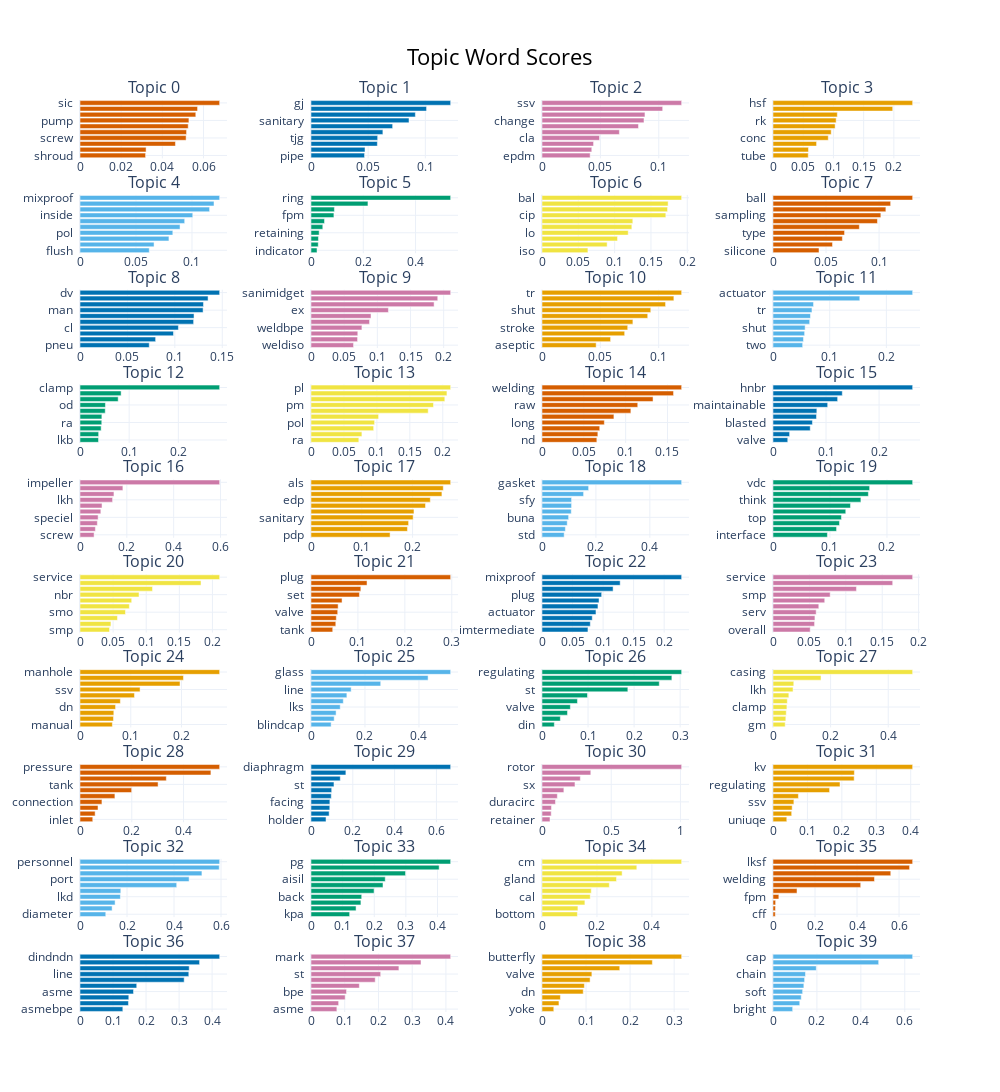

Notebook code for this chart:
### Code cell
fig = model.visualize_barchart(top_n_topics = 41, n_words = 10)
plt.tight_layout()
fig.show()

### Figure 1 — Plotly figure (JSON) as saved in the notebook; plotly's stock layout.template omitted (floating-point values rounded to 4 significant figures)
{"data": [{"marker": {"color": "#D55E00"}, "orientation": "h", "type": "bar", "x": [0.03185, 0.0321, 0.04636, 0.05155, 0.05176, 0.05256, 0.05291, 0.05624, 0.0571, 0.06783], "xaxis": "x", "y": ["shroud  ", "sms  ", "legs  ", "screw  ", "lkh  ", "seal  ", "pump  ", "hz  ", "kw  ", "sic  "], "yaxis": "y"}, {"marker": {"color": "#0072B2"}, "orientation": "h", "type": "bar", "x": [0.04683, 0.04723, 0.05805, 0.05832, 0.06288, 0.07141, 0.08573, 0.09128, 0.1011, 0.1222], "xaxis": "x2", "y": ["pipe  ", "tz  ", "npt  ", "tjg  ", "gear  ", "shaft  ", "sanitary  ", "bearing  ", "item  ", "gj  "], "yaxis": "y2"}, {"marker": {"color": "#CC79A7"}, "orientation": "h", "type": "bar", "x": [0.04124, 0.04264, 0.04416, 0.04925, 0.06627, 0.08264, 0.08736, 0.08818, 0.1034, 0.1196], "xaxis": "x3", "y": ["epdm  ", "shut  ", "tri  ", "cla  ", "blasted  ", "maintainable  ", "change  ", "nc  ", "inch  ", "ssv  "], "yaxis": "y3"}, {"marker": {"color": "#E69F00"}, "orientation": "h", "type": "bar", "x": [0.05835, 0.05871, 0.07211, 0.09145, 0.0963, 0.1028, 0.1045, 0.1064, 0.1981, 0.2311], "xaxis": "x4", "y": ["tube  ", "reducer  ", "rtk  ", "conc  ", "dn  ", "din  ", "rk  ", "tee  ", "red  ", "hsf  "], "yaxis": "y4"}, {"marker": {"color": "#56B4E9"}, "orientation": "h", "type": "bar", "x": [0.06185, 0.06612, 0.07941, 0.08289, 0.08933, 0.09348, 0.1007, 0.1157, 0.1197, 0.1247], "xaxis": "x5", "y": ["flush  ", "iso  ", "weld  ", "pol  ", "balanced  ", "cp  ", "inside  ", "welded  ", "ends  ", "mixproof  "], "yaxis": "y5"}, {"marker": {"color": "#009E73"}, "orientation": "h", "type": "bar", "x": [0.02305, 0.02772, 0.02848, 0.03125, 0.0451, 0.05165, 0.08765, 0.08949, 0.2179, 0.5342], "xaxis": "x6", "y": ["indicator  ", "fda  ", "chem  ", "retaining  ", "joint  ", "epdm  ", "fpm  ", "fep  ", "nbr  ", "ring  "], "yaxis": "y6"}, {"marker": {"color": "#F0E442"}, "orientation": "h", "type": "bar", "x": [0.06323, 0.08968, 0.104, 0.1187, 0.1237, 0.125, 0.1705, 0.1729, 0.1736, 0.1923], "xaxis": "x7", "y": ["iso  ", "polished  ", "basic  ", "lo  ", "seat  ", "lower  ", "cip  ", "clean  ", "none  ", "bal  "], "yaxis": "y7"}, {"marker": {"color": "#D55E00"}, "orientation": "h", "type": "bar", "x": [0.04337, 0.0561, 0.0654, 0.06747, 0.08142, 0.09851, 0.1017, 0.1064, 0.1109, 0.1317], "xaxis": "x8", "y": ["silicone  ", "nctt  ", "size  ", "type  ", "valve  ", "membrane  ", "sampling  ", "sample  ", "sbv  ", "ball  "], "yaxis": "y8"}, {"marker": {"color": "#0072B2"}, "orientation": "h", "type": "bar", "x": [0.07301, 0.07974, 0.09858, 0.1038, 0.1198, 0.1202, 0.1298, 0.1302, 0.135, 0.1472], "xaxis": "x9", "y": ["pneu  ", "bpe  ", "asme  ", "cl  ", "qdoc  ", "sf  ", "man  ", "st  ", "fgd  ", "dv  "], "yaxis": "y9"}, {"marker": {"color": "#CC79A7"}, "orientation": "h", "type": "bar", "x": [0.06414, 0.07019, 0.07053, 0.07675, 0.08824, 0.09044, 0.1167, 0.1856, 0.1911, 0.2105], "xaxis": "x10", "y": ["weldiso  ", "bpe  ", "clipon  ", "weldbpe  ", "qdoc  ", "clip  ", "ex  ", "sanimicro  ", "sanimagnum  ", "sanimidget  "], "yaxis": "y10"}, {"marker": {"color": "#E69F00"}, "orientation": "h", "type": "bar", "x": [0.04642, 0.0588, 0.07086, 0.07348, 0.07791, 0.09062, 0.09324, 0.1059, 0.113, 0.1197], "xaxis": "x11", "y": ["aseptic  ", "kit  ", "service  ", "stroke  ", "long  ", "change  ", "shut  ", "ssv  ", "plug  ", "tr  "], "yaxis": "y11"}, {"marker": {"color": "#56B4E9"}, "orientation": "h", "type": "bar", "x": [0.05233, 0.05373, 0.05578, 0.05668, 0.06468, 0.06612, 0.06874, 0.07149, 0.1531, 0.2464], "xaxis": "x12", "y": ["two  ", "positioner  ", "ssv  ", "shut  ", "nc  ", "step  ", "tr  ", "maintainable  ", "ch  ", "actuator  "], "yaxis": "y12"}, {"marker": {"color": "#009E73"}, "orientation": "h", "type": "bar", "x": [0.03768, 0.03794, 0.04301, 0.04428, 0.04449, 0.05135, 0.05173, 0.07763, 0.08362, 0.2841], "xaxis": "x13", "y": ["lkb  ", "ferrule  ", "lam  ", "ra  ", "lkc  ", "clamps  ", "od  ", "ultrapure  ", "id  ", "clamp  "], "yaxis": "y13"}, {"marker": {"color": "#F0E442"}, "orientation": "h", "type": "bar", "x": [0.07258, 0.07727, 0.0951, 0.0965, 0.1026, 0.1779, 0.186, 0.2031, 0.2063, 0.212], "xaxis": "x14", "y": ["ra  ", "tc  ", "wxw  ", "pol  ", "eccred  ", "raep  ", "pm  ", "sf  ", "bpe  ", "pl  "], "yaxis": "y14"}, {"marker": {"color": "#D55E00"}, "orientation": "h", "type": "bar", "x": [0.06557, 0.06676, 0.069, 0.07454, 0.08596, 0.1062, 0.1145, 0.1327, 0.1573, 0.167], "xaxis": "x15", "y": ["nd  ", "compl  ", "bright  ", "long  ", "union  ", "nw  ", "raw  ", "bend  ", "mat  ", "welding  "], "yaxis": "y15"}, {"marker": {"color": "#0072B2"}, "orientation": "h", "type": "bar", "x": [0.02783, 0.03131, 0.07018, 0.07437, 0.08197, 0.08267, 0.1031, 0.1219, 0.1307, 0.2633], "xaxis": "x16", "y": ["valve  ", "weld  ", "change  ", "blasted  ", "shut  ", "nc  ", "maintainable  ", "inch  ", "ssv  ", "hnbr  "], "yaxis": "y16"}, {"marker": {"color": "#CC79A7"}, "orientation": "h", "type": "bar", "x": [0.06012, 0.0657, 0.07406, 0.07744, 0.08896, 0.09407, 0.1391, 0.145, 0.1831, 0.5964], "xaxis": "x17", "y": ["screw  ", "lkhp  ", "lkhup  ", "speciel  ", "heat  ", "trace  ", "lkh  ", "evap  ", "special  ", "impeller  "], "yaxis": "y17"}, {"marker": {"color": "#E69F00"}, "orientation": "h", "type": "bar", "x": [0.1557, 0.1899, 0.1921, 0.2011, 0.2027, 0.2254, 0.2349, 0.2577, 0.2604, 0.2749], "xaxis": "x18", "y": ["pdp  ", "alt  ", "gp  ", "sanitary  ", "gc  ", "altb  ", "edp  ", "lf  ", "agitator  ", "als  "], "yaxis": "y18"}, {"marker": {"color": "#56B4E9"}, "orientation": "h", "type": "bar", "x": [0.08219, 0.08671, 0.09354, 0.09873, 0.1085, 0.1096, 0.1097, 0.1542, 0.1728, 0.5179], "xaxis": "x19", "y": ["std  ", "gskt  ", "viton  ", "buna  ", "mpf  ", "mp  ", "sfy  ", "flanged  ", "tc  ", "gasket  "], "yaxis": "y19"}, {"marker": {"color": "#009E73"}, "orientation": "h", "type": "bar", "x": [0.09548, 0.1115, 0.1166, 0.1201, 0.1277, 0.136, 0.1542, 0.1673, 0.1695, 0.245], "xaxis": "x20", "y": ["interface  ", "npn  ", "cable  ", "top  ", "sensor  ", "thinktop  ", "think  ", "digital  ", "pnp  ", "vdc  "], "yaxis": "y20"}, {"marker": {"color": "#F0E442"}, "orientation": "h", "type": "bar", "x": [0.0446, 0.04671, 0.05657, 0.06869, 0.07454, 0.07806, 0.08911, 0.1095, 0.1828, 0.2109], "xaxis": "x21", "y": ["smp  ", "ffkm  ", "lkc  ", "smo  ", "src  ", "fpm  ", "nbr  ", "nw  ", "kit  ", "service  "], "yaxis": "y21"}, {"marker": {"color": "#D55E00"}, "orientation": "h", "type": "bar", "x": [0.0463, 0.05282, 0.05397, 0.05693, 0.05782, 0.06618, 0.1032, 0.1062, 0.1194, 0.2976], "xaxis": "x22", "y": ["tank  ", "stub  ", "flange  ", "valve  ", "sc  ", "bc  ", "set  ", "nw  ", "smp  ", "plug  "], "yaxis": "y22"}, {"marker": {"color": "#0072B2"}, "orientation": "h", "type": "bar", "x": [0.07525, 0.07907, 0.08227, 0.08837, 0.09162, 0.09335, 0.09767, 0.1164, 0.128, 0.2286], "xaxis": "x23", "y": ["imtermediate  ", "without  ", "set  ", "actuator  ", "upper  ", "intermediate  ", "plug  ", "body  ", "piece  ", "mixproof  "], "yaxis": "y23"}, {"marker": {"color": "#CC79A7"}, "orientation": "h", "type": "bar", "x": [0.05111, 0.05709, 0.05759, 0.05928, 0.06289, 0.07103, 0.07851, 0.1146, 0.1644, 0.1918], "xaxis": "x24", "y": ["overall  ", "lkc  ", "arc  ", "serv  ", "epdm  ", "src  ", "smp  ", "nw  ", "kit  ", "service  "], "yaxis": "y24"}, {"marker": {"color": "#E69F00"}, "orientation": "h", "type": "bar", "x": [0.06377, 0.06591, 0.06665, 0.07009, 0.07953, 0.1073, 0.1184, 0.1971, 0.2038, 0.2752], "xaxis": "x25", "y": ["manual  ", "blasted  ", "customized  ", "dn  ", "aseptic  ", "lkd  ", "ssv  ", "shut  ", "lkdc  ", "manhole  "], "yaxis": "y25"}, {"marker": {"color": "#56B4E9"}, "orientation": "h", "type": "bar", "x": [0.0746, 0.08589, 0.09297, 0.1083, 0.1197, 0.1329, 0.1488, 0.2583, 0.4339, 0.5175], "xaxis": "x26", "y": ["blindcap  ", "fittings  ", "lkgg  ", "lks  ", "minivision  ", "flexbody  ", "line  ", "sightglass  ", "sight  ", "glass  "], "yaxis": "y26"}, {"marker": {"color": "#009E73"}, "orientation": "h", "type": "bar", "x": [0.02676, 0.0398, 0.05532, 0.0616, 0.07695, 0.09883, 0.1864, 0.2547, 0.282, 0.3032], "xaxis": "x27", "y": ["din  ", "epdm  ", "blasted  ", "valve  ", "nc  ", "weld  ", "st  ", "kv  ", "rv  ", "regulating  "], "yaxis": "y27"}, {"marker": {"color": "#F0E442"}, "orientation": "h", "type": "bar", "x": [0.04228, 0.04452, 0.04601, 0.04831, 0.04961, 0.055, 0.06963, 0.0721, 0.1667, 0.4848], "xaxis": "x28", "y": ["gm  ", "solidc  ", "tri  ", "clamp  ", "cover  ", "yeast  ", "lkh  ", "mr  ", "pump  ", "casing  "], "yaxis": "y28"}, {"marker": {"color": "#D55E00"}, "orientation": "h", "type": "bar", "x": [0.04929, 0.05849, 0.06955, 0.08474, 0.1348, 0.1995, 0.3016, 0.3334, 0.5056, 0.5394], "xaxis": "x29", "y": ["inlet  ", "saleable  ", "psi  ", "connection  ", "clock  ", "gauge  ", "tank  ", "bar  ", "regulator  ", "pressure  "], "yaxis": "y29"}, {"marker": {"color": "#0072B2"}, "orientation": "h", "type": "bar", "x": [0.0719, 0.08671, 0.08987, 0.09028, 0.09697, 0.09895, 0.1099, 0.1401, 0.1668, 0.668], "xaxis": "x30", "y": ["holder  ", "thread  ", "button  ", "facing  ", "ptfe  ", "tfm  ", "st  ", "dv  ", "bayonet  ", "diaphragm  "], "yaxis": "y30"}, {"marker": {"color": "#CC79A7"}, "orientation": "h", "type": "bar", "x": [0.05776, 0.06644, 0.06836, 0.09737, 0.1107, 0.1579, 0.2382, 0.2768, 0.3525, 1.009], "xaxis": "x31", "y": ["retainer  ", "retention  ", "rubber  ", "duracirc  ", "ng  ", "cover  ", "sx  ", "rotorcase  ", "sr  ", "rotor  "], "yaxis": "y31"}, {"marker": {"color": "#E69F00"}, "orientation": "h", "type": "bar", "x": [0.04006, 0.05424, 0.05568, 0.06067, 0.07376, 0.1643, 0.1946, 0.2357, 0.2363, 0.4056], "xaxis": "x32", "y": ["uniuqe  ", "hnbr  ", "samson  ", "ssv  ", "valve  ", "spc  ", "regulating  ", "plug  ", "rv  ", "kv  "], "yaxis": "y32"}, {"marker": {"color": "#56B4E9"}, "orientation": "h", "type": "bar", "x": [0.1096, 0.1366, 0.1493, 0.1719, 0.1735, 0.4114, 0.4641, 0.5187, 0.5923, 0.5942], "xaxis": "x33", "y": ["diameter  ", "xio  ", "similar  ", "lkd  ", "handle  ", "lkdc  ", "port  ", "inspection  ", "access  ", "personnel  "], "yaxis": "y33"}, {"marker": {"color": "#009E73"}, "orientation": "h", "type": "bar", "x": [0.1222, 0.1425, 0.1578, 0.1603, 0.1994, 0.2277, 0.2348, 0.299, 0.4053, 0.4416], "xaxis": "x34", "y": ["kpa  ", "cal  ", "bottom  ", "back  ", "clamp  ", "dial  ", "aisil  ", "psi  ", "bar  ", "pg  "], "yaxis": "y34"}, {"marker": {"color": "#F0E442"}, "orientation": "h", "type": "bar", "x": [0.1288, 0.1307, 0.1561, 0.1756, 0.1794, 0.245, 0.2713, 0.2917, 0.3451, 0.5083], "xaxis": "x35", "y": ["bottom  ", "tip  ", "fs  ", "cal  ", "pt  ", "clamp  ", "gland  ", "dial  ", "tg  ", "cm  "], "yaxis": "y35"}, {"marker": {"color": "#D55E00"}, "orientation": "h", "type": "bar", "x": [0.01087, 0.01165, 0.01245, 0.02781, 0.1143, 0.4175, 0.4831, 0.5605, 0.6501, 0.6647], "xaxis": "x36", "y": ["cff  ", "nbr  ", "flushable  ", "fpm  ", "cl  ", "bl  ", "welding  ", "strainer  ", "slot  ", "lksf  "], "yaxis": "y36"}, {"marker": {"color": "#0072B2"}, "orientation": "h", "type": "bar", "x": [0.1297, 0.1467, 0.1477, 0.162, 0.1718, 0.3154, 0.3295, 0.3307, 0.362, 0.4228], "xaxis": "x37", "y": ["asmebpe  ", "bpe  ", "part  ", "asme  ", "mp  ", "ped  ", "line  ", "iy  ", "pharma  ", "dindndn  "], "yaxis": "y37"}, {"marker": {"color": "#CC79A7"}, "orientation": "h", "type": "bar", "x": [0.07671, 0.08195, 0.1013, 0.1053, 0.1433, 0.1903, 0.2066, 0.2606, 0.3261, 0.414], "xaxis": "x38", "y": ["asme  ", "cl  ", "fgd  ", "bpe  ", "fdg  ", "forged  ", "st  ", "dv  ", "body  ", "mark  "], "yaxis": "y38"}, {"marker": {"color": "#E69F00"}, "orientation": "h", "type": "bar", "x": [0.02677, 0.03847, 0.04178, 0.09361, 0.09624, 0.1092, 0.1133, 0.1765, 0.2505, 0.317], "xaxis": "x39", "y": ["yoke  ", "butterflyvalve  ", "cbfv  ", "dn  ", "nl  ", "cl  ", "valve  ", "hnbr  ", "lkb  ", "butterfly  "], "yaxis": "y39"}, {"marker": {"color": "#56B4E9"}, "orientation": "h", "type": "bar", "x": [0.08956, 0.1217, 0.1286, 0.1349, 0.1405, 0.1438, 0.148, 0.1971, 0.4811, 0.6358], "xaxis": "x40", "y": ["bright  ", "logo  ", "blue  ", "soft  ", "vinyl  ", "plastic  ", "chain  ", "amp  ", "end  ", "cap  "], "yaxis": "y40"}], "layout": {"annotations": [{"font": {"size": 16}, "showarrow": false, "text": "Topic 0", "x": 0.0875, "xanchor": "center", "xref": "paper", "y": 1, "yanchor": "bottom", "yref": "paper"}, {"font": {"size": 16}, "showarrow": false, "text": "Topic 1", "x": 0.3625, "xanchor": "center", "xref": "paper", "y": 1, "yanchor": "bottom", "yref": "paper"}, {"font": {"size": 16}, "showarrow": false, "text": "Topic 2", "x": 0.6375, "xanchor": "center", "xref": "paper", "y": 1, "yanchor": "bottom", "yref": "paper"}, {"font": {"size": 16}, "showarrow": false, "text": "Topic 3", "x": 0.9125, "xanchor": "center", "xref": "paper", "y": 1, "yanchor": "bottom", "yref": "paper"}, {"font": {"size": 16}, "showarrow": false, "text": "Topic 4", "x": 0.0875, "xanchor": "center", "xref": "paper", "y": 0.896, "yanchor": "bottom", "yref": "paper"}, {"font": {"size": 16}, "showarrow": false, "text": "Topic 5", "x": 0.3625, "xanchor": "center", "xref": "paper", "y": 0.896, "yanchor": "bottom", "yref": "paper"}, {"font": {"size": 16}, "showarrow": false, "text": "Topic 6", "x": 0.6375, "xanchor": "center", "xref": "paper", "y": 0.896, "yanchor": "bottom", "yref": "paper"}, {"font": {"size": 16}, "showarrow": false, "text": "Topic 7", "x": 0.9125, "xanchor": "center", "xref": "paper", "y": 0.896, "yanchor": "bottom", "yref": "paper"}, {"font": {"size": 16}, "showarrow": false, "text": "Topic 8", "x": 0.0875, "xanchor": "center", "xref": "paper", "y": 0.792, "yanchor": "bottom", "yref": "paper"}, {"font": {"size": 16}, "showarrow": false, "text": "Topic 9", "x": 0.3625, "xanchor": "center", "xref": "paper", "y": 0.792, "yanchor": "bottom", "yref": "paper"}, {"font": {"size": 16}, "showarrow": false, "text": "Topic 10", "x": 0.6375, "xanchor": "center", "xref": "paper", "y": 0.792, "yanchor": "bottom", "yref": "paper"}, {"font": {"size": 16}, "showarrow": false, "text": "Topic 11", "x": 0.9125, "xanchor": "center", "xref": "paper", "y": 0.792, "yanchor": "bottom", "yref": "paper"}, {"font": {"size": 16}, "showarrow": false, "text": "Topic 12", "x": 0.0875, "xanchor": "center", "xref": "paper", "y": 0.688, "yanchor": "bottom", "yref": "paper"}, {"font": {"size": 16}, "showarrow": false, "text": "Topic 13", "x": 0.3625, "xanchor": "center", "xref": "paper", "y": 0.688, "yanchor": "bottom", "yref": "paper"}, {"font": {"size": 16}, "showarrow": false, "text": "Topic 14", "x": 0.6375, "xanchor": "center", "xref": "paper", "y": 0.688, "yanchor": "bottom", "yref": "paper"}, {"font": {"size": 16}, "showarrow": false, "text": "Topic 15", "x": 0.9125, "xanchor": "center", "xref": "paper", "y": 0.688, "yanchor": "bottom", "yref": "paper"}, {"font": {"size": 16}, "showarrow": false, "text": "Topic 16", "x": 0.0875, "xanchor": "center", "xref": "paper", "y": 0.584, "yanchor": "bottom", "yref": "paper"}, {"font": {"size": 16}, "showarrow": false, "text": "Topic 17", "x": 0.3625, "xanchor": "center", "xref": "paper", "y": 0.584, "yanchor": "bottom", "yref": "paper"}, {"font": {"size": 16}, "showarrow": false, "text": "Topic 18", "x": 0.6375, "xanchor": "center", "xref": "paper", "y": 0.584, "yanchor": "bottom", "yref": "paper"}, {"font": {"size": 16}, "showarrow": false, "text": "Topic 19", "x": 0.9125, "xanchor": "center", "xref": "paper", "y": 0.584, "yanchor": "bottom", "yref": "paper"}, {"font": {"size": 16}, "showarrow": false, "text": "Topic 20", "x": 0.0875, "xanchor": "center", "xref": "paper", "y": 0.48, "yanchor": "bottom", "yref": "paper"}, {"font": {"size": 16}, "showarrow": false, "text": "Topic 21", "x": 0.3625, "xanchor": "center", "xref": "paper", "y": 0.48, "yanchor": "bottom", "yref": "paper"}, {"font": {"size": 16}, "showarrow": false, "text": "Topic 22", "x": 0.6375, "xanchor": "center", "xref": "paper", "y": 0.48, "yanchor": "bottom", "yref": "paper"}, {"font": {"size": 16}, "showarrow": false, "text": "Topic 23", "x": 0.9125, "xanchor": "center", "xref": "paper", "y": 0.48, "yanchor": "bottom", "yref": "paper"}, {"font": {"size": 16}, "showarrow": false, "text": "Topic 24", "x": 0.0875, "xanchor": "center", "xref": "paper", "y": 0.376, "yanchor": "bottom", "yref": "paper"}, {"font": {"size": 16}, "showarrow": false, "text": "Topic 25", "x": 0.3625, "xanchor": "center", "xref": "paper", "y": 0.376, "yanchor": "bottom", "yref": "paper"}, {"font": {"size": 16}, "showarrow": false, "text": "Topic 26", "x": 0.6375, "xanchor": "center", "xref": "paper", "y": 0.376, "yanchor": "bottom", "yref": "paper"}, {"font": {"size": 16}, "showarrow": false, "text": "Topic 27", "x": 0.9125, "xanchor": "center", "xref": "paper", "y": 0.376, "yanchor": "bottom", "yref": "paper"}, {"font": {"size": 16}, "showarrow": false, "text": "Topic 28", "x": 0.0875, "xanchor": "center", "xref": "paper", "y": 0.272, "yanchor": "bottom", "yref": "paper"}, {"font": {"size": 16}, "showarrow": false, "text": "Topic 29", "x": 0.3625, "xanchor": "center", "xref": "paper", "y": 0.272, "yanchor": "bottom", "yref": "paper"}, {"font": {"size": 16}, "showarrow": false, "text": "Topic 30", "x": 0.6375, "xanchor": "center", "xref": "paper", "y": 0.272, "yanchor": "bottom", "yref": "paper"}, {"font": {"size": 16}, "showarrow": false, "text": "Topic 31", "x": 0.9125, "xanchor": "center", "xref": "paper", "y": 0.272, "yanchor": "bottom", "yref": "paper"}, {"font": {"size": 16}, "showarrow": false, "text": "Topic 32", "x": 0.0875, "xanchor": "center", "xref": "paper", "y": 0.168, "yanchor": "bottom", "yref": "paper"}, {"font": {"size": 16}, "showarrow": false, "text": "Topic 33", "x": 0.3625, "xanchor": "center", "xref": "paper", "y": 0.168, "yanchor": "bottom", "yref": "paper"}, {"font": {"size": 16}, "showarrow": false, "text": "Topic 34", "x": 0.6375, "xanchor": "center", "xref": "paper", "y": 0.168, "yanchor": "bottom", "yref": "paper"}, {"font": {"size": 16}, "showarrow": false, "text": "Topic 35", "x": 0.9125, "xanchor": "center", "xref": "paper", "y": 0.168, "yanchor": "bottom", "yref": "paper"}, {"font": {"size": 16}, "showarrow": false, "text": "Topic 36", "x": 0.0875, "xanchor": "center", "xref": "paper", "y": 0.064, "yanchor": "bottom", "yref": "paper"}, {"font": {"size": 16}, "showarrow": false, "text": "Topic 37", "x": 0.3625, "xanchor": "center", "xref": "paper", "y": 0.064, "yanchor": "bottom", "yref": "paper"}, {"font": {"size": 16}, "showarrow": false, "text": "Topic 38", "x": 0.6375, "xanchor": "center", "xref": "paper", "y": 0.064, "yanchor": "bottom", "yref": "paper"}, {"font": {"size": 16}, "showarrow": false, "text": "Topic 39", "x": 0.9125, "xanchor": "center", "xref": "paper", "y": 0.064, "yanchor": "bottom", "yref": "paper"}], "height": 2500, "hoverlabel": {"bgcolor": "white", "font": {"family": "Rockwell", "size": 16}}, "showlegend": false, "title": {"font": {"color": "Black", "size": 22}, "text": "Topic Word Scores", "x": 0.5, "xanchor": "center", "yanchor": "top"}, "width": 1000, "xaxis": {"anchor": "y", "domain": [0, 0.175], "showgrid": true}, "xaxis10": {"anchor": "y10", "domain": [0.275, 0.45], "showgrid": true}, "xaxis11": {"anchor": "y11", "domain": [0.55, 0.725], "showgrid": true}, "xaxis12": {"anchor": "y12", "domain": [0.825, 1], "showgrid": true}, "xaxis13": {"anchor": "y13", "domain": [0, 0.175], "showgrid": true}, "xaxis14": {"anchor": "y14", "domain": [0.275, 0.45], "showgrid": true}, "xaxis15": {"anchor": "y15", "domain": [0.55, 0.725], "showgrid": true}, "xaxis16": {"anchor": "y16", "domain": [0.825, 1], "showgrid": true}, "xaxis17": {"anchor": "y17", "domain": [0, 0.175], "showgrid": true}, "xaxis18": {"anchor": "y18", "domain": [0.275, 0.45], "showgrid": true}, "xaxis19": {"anchor": "y19", "domain": [0.55, 0.725], "showgrid": true}, "xaxis2": {"anchor": "y2", "domain": [0.275, 0.45], "showgrid": true}, "xaxis20": {"anchor": "y20", "domain": [0.825, 1], "showgrid": true}, "xaxis21": {"anchor": "y21", "domain": [0, 0.175], "showgrid": true}, "xaxis22": {"anchor": "y22", "domain": [0.275, 0.45], "showgrid": true}, "xaxis23": {"anchor": "y23", "domain": [0.55, 0.725], "showgrid": true}, "xaxis24": {"anchor": "y24", "domain": [0.825, 1], "showgrid": true}, "xaxis25": {"anchor": "y25", "domain": [0, 0.175], "showgrid": true}, "xaxis26": {"anchor": "y26", "domain": [0.275, 0.45], "showgrid": true}, "xaxis27": {"anchor": "y27", "domain": [0.55, 0.725], "showgrid": true}, "xaxis28": {"anchor": "y28", "domain": [0.825, 1], "showgrid": true}, "xaxis29": {"anchor": "y29", "domain": [0, 0.175], "showgrid": true}, "xaxis3": {"anchor": "y3", "domain": [0.55, 0.725], "showgrid": true}, "xaxis30": {"anchor": "y30", "domain": [0.275, 0.45], "showgrid": true}, "xaxis31": {"anchor": "y31", "domain": [0.55, 0.725], "showgrid": true}, "xaxis32": {"anchor": "y32", "domain": [0.825, 1], "showgrid": true}, "xaxis33": {"anchor": "y33", "domain": [0, 0.175], "showgrid": true}, "xaxis34": {"anchor": "y34", "domain": [0.275, 0.45], "showgrid": true}, "xaxis35": {"anchor": "y35", "domain": [0.55, 0.725], "showgrid": true}, "xaxis36": {"anchor": "y36", "domain": [0.825, 1], "showgrid": true}, "xaxis37": {"anchor": "y37", "domain": [0, 0.175], "showgrid": true}, "xaxis38": {"anchor": "y38", "domain": [0.275, 0.45], "showgrid": true}, "xaxis39": {"anchor": "y39", "domain": [0.55, 0.725], "showgrid": true}, "xaxis4": {"anchor": "y4", "domain": [0.825, 1], "showgrid": true}, "xaxis40": {"anchor": "y40", "domain": [0.825, 1], "showgrid": true}, "xaxis5": {"anchor": "y5", "domain": [0, 0.175], "showgrid": true}, "xaxis6": {"anchor": "y6", "domain": [0.275, 0.45], "showgrid": true}, "xaxis7": {"anchor": "y7", "domain": [0.55, 0.725], "showgrid": true}, "xaxis8": {"anchor": "y8", "domain": [0.825, 1], "showgrid": true}, "xaxis9": {"anchor": "y9", "domain": [0, 0.175], "showgrid": true}, "yaxis": {"anchor": "x", "domain": [0.936, 1], "showgrid": true}, "yaxis10": {"anchor": "x10", "domain": [0.728, 0.792], "showgrid": true}, "yaxis11": {"anchor": "x11", "domain": [0.728, 0.792], "showgrid": true}, "yaxis12": {"anchor": "x12", "domain": [0.728, 0.792], "showgrid": true}, "yaxis13": {"anchor": "x13", "domain": [0.624, 0.688], "showgrid": true}, "yaxis14": {"anchor": "x14", "domain": [0.624, 0.688], "showgrid": true}, "yaxis15": {"anchor": "x15", "domain": [0.624, 0.688], "showgrid": true}, "yaxis16": {"anchor": "x16", "domain": [0.624, 0.688], "showgrid": true}, "yaxis17": {"anchor": "x17", "domain": [0.52, 0.584], "showgrid": true}, "yaxis18": {"anchor": "x18", "domain": [0.52, 0.584], "showgrid": true}, "yaxis19": {"anchor": "x19", "domain": [0.52, 0.584], "showgrid": true}, "yaxis2": {"anchor": "x2", "domain": [0.936, 1], "showgrid": true}, "yaxis20": {"anchor": "x20", "domain": [0.52, 0.584], "showgrid": true}, "yaxis21": {"anchor": "x21", "domain": [0.416, 0.48], "showgrid": true}, "yaxis22": {"anchor": "x22", "domain": [0.416, 0.48], "showgrid": true}, "yaxis23": {"anchor": "x23", "domain": [0.416, 0.48], "showgrid": true}, "yaxis24": {"anchor": "x24", "domain": [0.416, 0.48], "showgrid": true}, "yaxis25": {"anchor": "x25", "domain": [0.312, 0.376], "showgrid": true}, "yaxis26": {"anchor": "x26", "domain": [0.312, 0.376], "showgrid": true}, "yaxis27": {"anchor": "x27", "domain": [0.312, 0.376], "showgrid": true}, "yaxis28": {"anchor": "x28", "domain": [0.312, 0.376], "showgrid": true}, "yaxis29": {"anchor": "x29", "domain": [0.208, 0.272], "showgrid": true}, "yaxis3": {"anchor": "x3", "domain": [0.936, 1], "showgrid": true}, "yaxis30": {"anchor": "x30", "domain": [0.208, 0.272], "showgrid": true}, "yaxis31": {"anchor": "x31", "domain": [0.208, 0.272], "showgrid": true}, "yaxis32": {"anchor": "x32", "domain": [0.208, 0.272], "showgrid": true}, "yaxis33": {"anchor": "x33", "domain": [0.104, 0.168], "showgrid": true}, "yaxis34": {"anchor": "x34", "domain": [0.104, 0.168], "showgrid": true}, "yaxis35": {"anchor": "x35", "domain": [0.104, 0.168], "showgrid": true}, "yaxis36": {"anchor": "x36", "domain": [0.104, 0.168], "showgrid": true}, "yaxis37": {"anchor": "x37", "domain": [0, 0.064], "showgrid": true}, "yaxis38": {"anchor": "x38", "domain": [0, 0.064], "showgrid": true}, "yaxis39": {"anchor": "x39", "domain": [0, 0.064], "showgrid": true}, "yaxis4": {"anchor": "x4", "domain": [0.936, 1], "showgrid": true}, "yaxis40": {"anchor": "x40", "domain": [0, 0.064], "showgrid": true}, "yaxis5": {"anchor": "x5", "domain": [0.832, 0.896], "showgrid": true}, "yaxis6": {"anchor": "x6", "domain": [0.832, 0.896], "showgrid": true}, "yaxis7": {"anchor": "x7", "domain": [0.832, 0.896], "showgrid": true}, "yaxis8": {"anchor": "x8", "domain": [0.832, 0.896], "showgrid": true}, "yaxis9": {"anchor": "x9", "domain": [0.728, 0.792], "showgrid": true}}}
